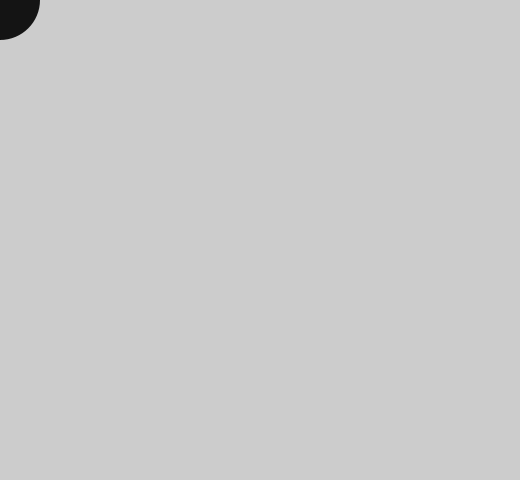
Frame 1 (no input)
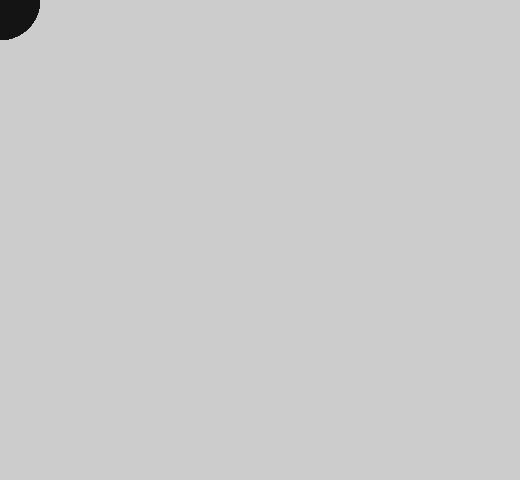
Frame 60 (the mouse pressed at the canvas centre just before this capture)
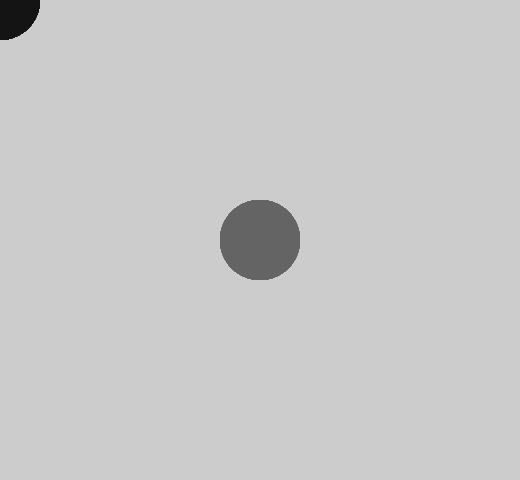
Frame 120 (the mouse held since frame 60 and released just before this capture)

The Processing sketch that drew these frames (run headless with seeded random() and noise(); from frame 60 on, the mouse is pressed at the canvas centre):

// Processing sketch: kenneth
// ── kenneth.pde
void setup() {
  size(520, 480);
  stroke(100000,0);
}

void draw() {
  if (mousePressed) {
    fill(100);
  } else {
    fill(20);
  }
  ellipse(mouseX, mouseY, 80, 80);
}
